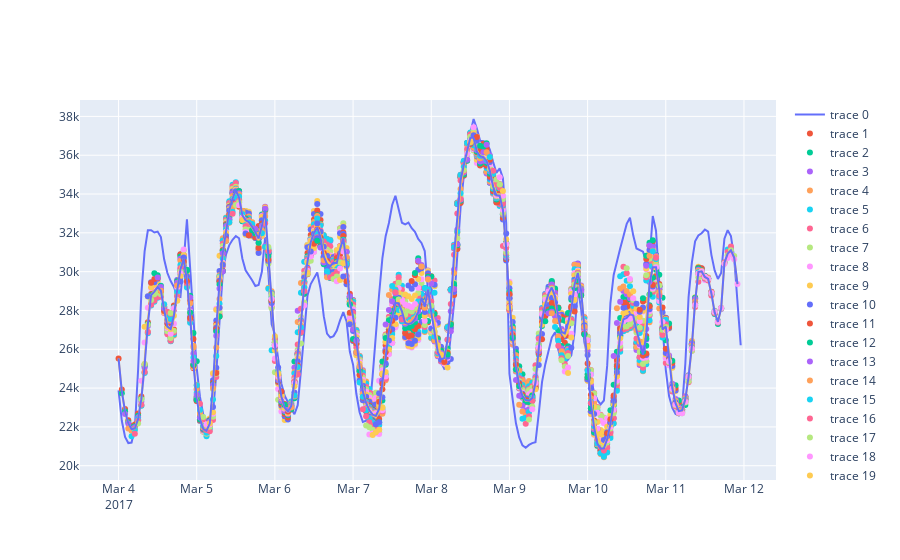

The cell this chart's notebook holds for it:
### Code cell
fig = go.Figure()
df_pred =pd.DataFrame(index=y_test_filtered2.index)
fig.add_trace(go.Scatter(x = y_test_filtered2.index,y=y_test_filtered2[feature]))
for i in range(len(data_x_test)):
    case_test = data_x_test[i].reshape((1,data_x_test[0].shape[0], data_x_test[0].shape[1]))
    Y_test_predictions = pd.Series(model_best_ED_LSTM.predict(case_test).flatten(),index=pd.date_range(start=idx_test[i],freq='h',periods=24))
    df_pred[f'pred_{i}'] = Y_test_predictions
    fig.add_trace(go.Scatter(x = Y_test_predictions.index,y=Y_test_predictions,mode='markers'))

df_pred['mean'] = df_pred.mean(axis=1)
df_pred['median'] = df_pred.median(axis=1)
fig.add_trace(go.Scatter(x = y_test_filtered2.index,y=df_pred['mean']))
fig.add_trace(go.Scatter(x = y_test_filtered2.index,y=df_pred['median']))
fig.show()
eval_df2  =create_eval_df(df_pred['mean'],y_test_filtered2)
